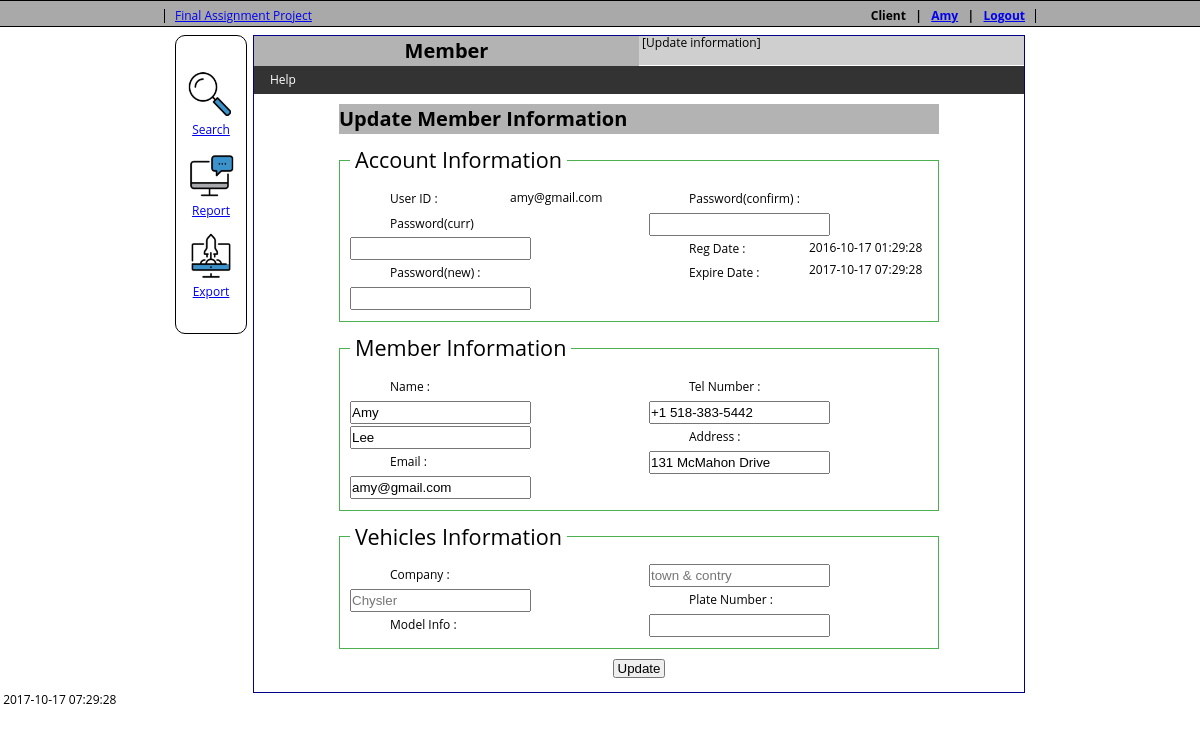
Page /Member/Update (signed in) on the committed database.
### tables this page shows
CREATE TABLE `account` (
  `uid` int(11) NOT NULL AUTO_INCREMENT,
  `u_guid` varchar(36) NOT NULL,
  `user_id` varchar(20) NOT NULL,
  `password` varchar(20) NOT NULL,
  `name` varchar(45) DEFAULT NULL,
  `type` int(11) NOT NULL,
  `status` tinyint(4) DEFAULT '0' COMMENT 'active status\n0 : just created\n1 : actived\n99: blocked ',
  `reg_date` datetime DEFAULT CURRENT_TIMESTAMP,
  `expire_date` datetime DEFAULT NULL,
  PRIMARY KEY (`uid`),
  UNIQUE KEY `user_id_UNIQUE` (`user_id`),
  UNIQUE KEY `u_uuid_UNIQUE` (`u_guid`)
);

CREATE TABLE `client` (
  `cid` int(11) NOT NULL AUTO_INCREMENT,
  `u_uid` int(11) NOT NULL,
  `first_name` varchar(45) DEFAULT NULL,
  `last_name` varchar(45) DEFAULT NULL,
  `email` varchar(45) NOT NULL,
  `tel` varchar(45) DEFAULT NULL,
  `address` varchar(45) DEFAULT NULL,
  `qr_code` varchar(45) DEFAULT NULL,
  PRIMARY KEY (`cid`),
  UNIQUE KEY `email_UNIQUE` (`email`),
  UNIQUE KEY `u_uuid_UNIQUE` (`u_uid`)
);

### _server/Enum.php (called while the page is built, shortened)
<?php
final class Navi extends Enum{
    public static function GetUrl( $path, $action = null) {
        $res = URL.$path;
        if(null != $action)
            $res .= '/'.$action;
        return $res;
    }
}
?>

### _server/GlobalData.php (called while the page is built, shortened)
<?php
    class GlobalData {
        public static function GetUuid() {
            return $_SESSION["u_uid"];
        }
    }
?>

### _server/libs/db_connect.php (called while the page is built, shortened)
<?php
    class dbCon
    {
        private static $_instance;
        private function __construct() {
            try {
                $this->_pdo = new PDO('mysql:host=localhost;dbname=lab_c0661374', 'root', '');
            } catch (PDOException $e) {
                echo "Connection Error: " . $e->getMessage();
            }
        }
        public static function GetConnection() {
            if (self::$_instance === null)
                self::$_instance = new dbCon();
            return self::$_instance->_pdo;
        }
    }
?>

### _server/models/DataResult_MemberInfo.php (called while the page is built, shortened)
<?php
    require_once ('_server/libs/db_connect.php');
    class DataResult_MemberInfo {
        public function __construct($u_uid = null) {
            $szQuery = "select * from account where uid = ".$u_uid;
            $res =  dbCon::GetConnection()->query($szQuery);
            $this->data = $res->fetch();
            if($this->data['type'] == 1) {
                $szQuery = "select * from client where u_uid = ".$u_uid;
                $res =  dbCon::GetConnection()->query($szQuery);
                $szQuery = "select v_uid, v_company, v_model, v_plate_no from vehicles where v_owner_uid = '".$u_uid."'";
                $res =  dbCon::GetConnection()->query($szQuery);
                $this->data['vehicles'] = $res->fetchAll();
            }
            return true;
        }
    }
?>

### _server/modules/Member/MemberDoc.php (called while the page is built, shortened)
<?php
    require_once ('_server/libs/db_connect.php');
    class MemberDoc {
        public static function ReqData_MemberInfo($u_uid = null) {
            require_once ('_server/models/DataResult_MemberInfo.php');
            return new DataResult_MemberInfo($u_uid);
        }
    }
?>

### _server/modules/Member/MemberView_Update.php (the view, shortened to what this page needs)
<?php
    require_once ("_server/modules/member/MemberDoc.php");
    $userData = MemberDoc::ReqData_MemberInfo(GlobalData::GetUuid())->data;
?>
        <div class="data_account">
        <form name="frmMember" action="<?=Navi::GetUrl(Navi::Member,'Update');?>" onsubmit="return validateForm()" method="post">
            <h1>Update Member Information</h1>
            <fieldset class="left_float">
                <legend>Account Information</legend>
                <label>User ID : </label><input type="hidden" name="user_id" value="<?=$userData['user_id']?>"><?=$userData['user_id']?><br>
                <label>Password(curr)</label><input type="text" id="password_cur" name="password_cur"><br>
                <label>Password(new) : </label><input type="password" id="password" name="password"> <br>
                <label>Password(confirm) : </label><input type="password" id="password_cfm" name="password_cfm"><br>
                <label>Reg Date : </label><span><?=$userData['reg_date']?></span><br>
                <label>Expire Date : </label><span><?=$userData['expire_date']?></span><br>
            </fieldset>
            <?php
                if($userData['type'] == 1 || $userData['type'] == 2 )  {
                ?>
                    <fieldset class="left_float">
                        <legend>Member Information</legend>
                        <label>Name : </label><input type="text" name="first_name" value="<?=$userData['member']['first_name']?>" placeholder="First Name">
                                <input type="text" name="last_name" value="<?=$userData['member']['last_name']?>" placeholder="Last Name"><br>
                        <label>Email : </label><input type="text" name="email" value="<?=$userData['member']['email']?>" placeholder="Email"></br>
                        <label>Tel Number : </label><input type="text" name="tel" value="<?=$userData['member']['tel']?>"><br>
                        <label>Address : </label><input type="text" name="address" value="<?=$userData['member']['address']?>"><br>
                    </fieldset>
                <?php
                }
                if($userData['type'] == 1) {
                ?>
                    <fieldset class="left_float">
                        <legend>Vehicles Information</legend>
                        <label>Company : </label><input type="text" name="prod_company" placeholder="Chysler" value=""><br>
                        <label>Model Info : </label><input type="text" name="model_info" placeholder="town & contry"><br>
                        <label>Plate Number : </label><input type="text" name="plate_number"><br>
                    </fieldset>
                <?php
                }
            ?>
            </div>
            <div class="center_row">
                <button type="submit"> Update</button> <br><br>
            </div>
    </div>

### public/css/style.css (style rules this page uses)
html,body,div,span,applet,object,iframe,h1,h2,h3,h4,h5,h6,p,blockquote,pre,a,abbr,acronym,address,big,cite,code,del,dfn,em,font,img,ins,kbd,q,s,samp,small,strike,strong,sub,sup,tt,var,b,u,i,center,dl,dt,dd,ol,ul,li,fieldset,form,label,legend,table,caption,tbody,tfoot,thead,tr,th,td { margin: 0; padding: 0; border: 0; outline: 0; font-size: 100%; vertical-align: baseline; background: transparent; }
* { margin: 0; padding: 0; }
html { background-color: white; }
body { font-family:"Open Sans" ,Sans-Serif; font-size:12px; line-height:14px; background-repeat:repeat-x; }
h1, h1 a { font-size:20px; line-height:20px; }
.signup label, button { padding: 5px 0; }
.data_account { display: block; width: 600px; margin: 10px auto; border: 0px solid darkblue; text-align: left; line-height: 1.9em; }
.data_account label { margin: 1px 0; }
.data_account input { margin: 1px 0; padding: 2px 0; }
.left_float label { clear: left; float: left; width: 120px; padding-left: 40px; }
fieldset { margin: 10px 0; padding: 10px; border: 1px solid #4CAF50; column-count:2; column-gap:20px; }
fieldset legend { padding: 5px; font-size: 1.8em; }
fieldset label { clear: left; }
.center_row { clear: both; text-align: center; }
.frame button { padding: 0 3px; }
.frame h1 { background-color: #b3b3b3; padding: 5px 0; }

### rows in the picture
account: user "amy@gmail.com", reg_date "2016-10-17 01:29:28", expire_date "2017-10-17 07:29:28"
client: first_name "Amy", last_name "Lee", email "amy@gmail.com", tel "+1 518-383-5442", address "131 McMahon Drive"

### other values in the picture
APP_NAME "Final Assignment Project"
GlobalData::GetUserType() "Client"
GlobalData::GetUserName() "Amy"
Application::$section "Member"
$type "Update information"
GlobalData::GetDebug() "2017-10-17 07:29:28"
